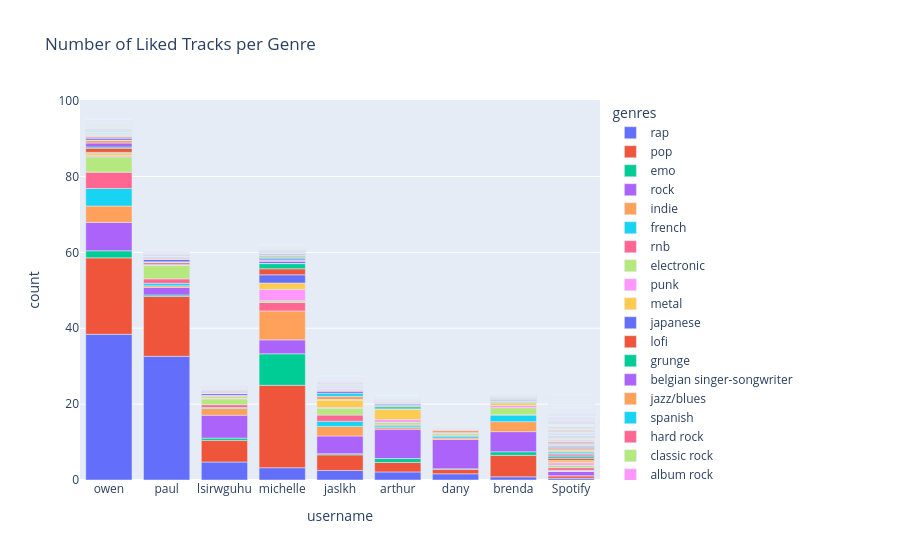

Here is the notebook cell this chart was saved with:
### Code cell
df_count_genres = preprocessing.count_list_column_per_user(df, "genres", normalize=True)
px.bar(df_count_genres, x="username", y="count", color="genres", title="Number of Liked Tracks per Genre")
